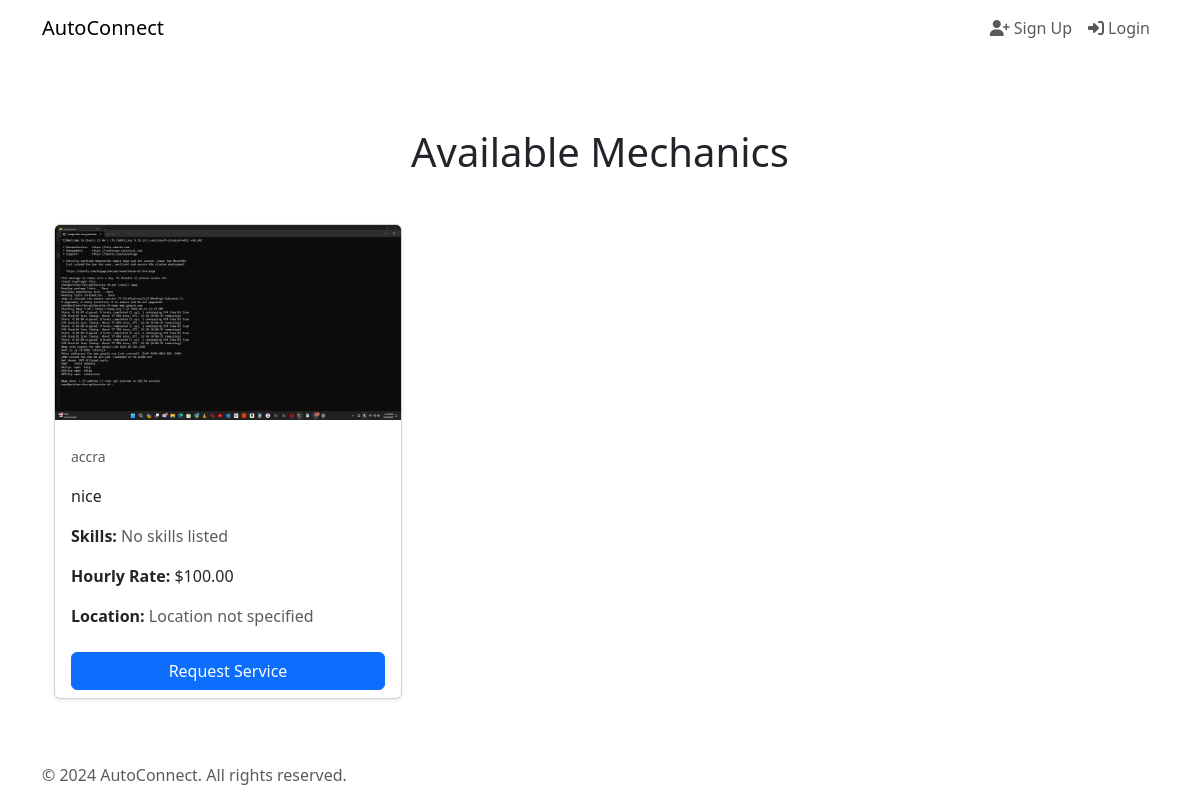
Before: /mechanics/ with the older database file.
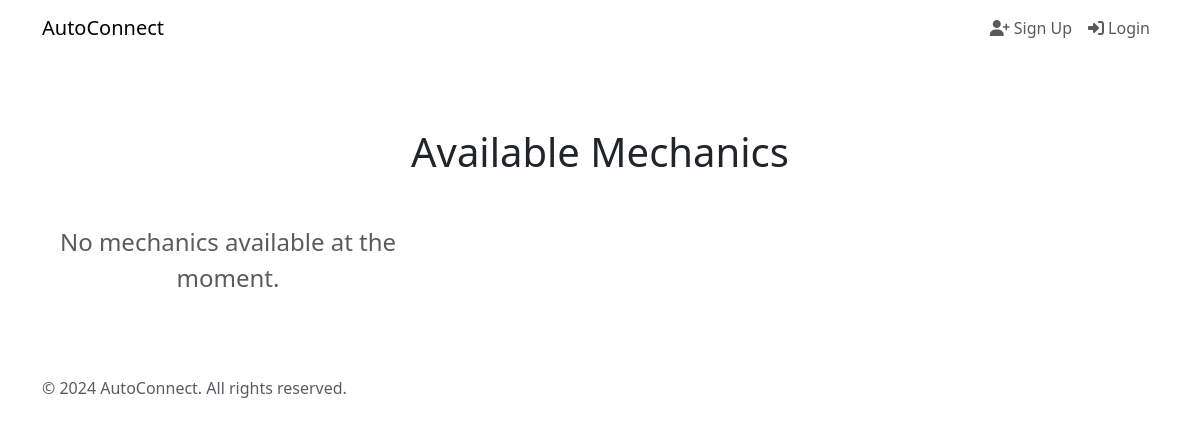
After: the same page with the newer database file.
### api/models.py (models this page shows, shortened)
class Profile(models.Model):
    user = models.OneToOneField(
        User, on_delete=models.CASCADE, related_name="profile")
    profile_image = models.ImageField(
        upload_to="profile-images", blank=True, null=True)
    city = models.CharField(max_length=100, blank=True, null=True)
    location = LocationField(map_attrs={"placeholder": "Pick your location"})
    bio = models.TextField(blank=True, null=True)
    USER_TYPES = (('dr', 'Driver'), ('me', 'Mechanic'))
    user_type = models.CharField(
        max_length=20, choices=USER_TYPES, default='driver')
    hourly_rate = models.DecimalField(
        max_digits=6, decimal_places=2, null=True, blank=True)
    telephone_number = models.CharField(max_length=15, blank=True, null=True)
    skills = models.ManyToManyField(Skill, blank=True)
    is_profile_complete = models.BooleanField(default=False)
    date_joined = models.DateTimeField(auto_now_add=True)

### api/views.py (the view)
# urls.py: path('mechanics/', mechanic_list_view, name='mechanic_list'),
def mechanic_list_view(request):
    mechanics = Profile.objects.filter(user_type='me')
    return render(request, 'mechanic_list.html', {'mechanics': mechanics, 'mapbox_token': settings.MAPBOX_KEY})

### api/templates/mechanic_list.html (shortened to what this page needs)
{% extends 'base.html' %}
{% block content %}
<div class="container py-5">
    <h1 class="text-center mb-5">Available Mechanics</h1>
    <div class="row row-cols-1 row-cols-md-2 row-cols-lg-3 g-4">
        {% for mechanic in mechanics %}
            <div class="col">
                <div class="card h-100 shadow-sm">
                    {% if mechanic.profile_image %}
                        <img src="{{ mechanic.profile_image.url }}" class="card-img-top" alt="{{ mechanic.user.username }}">
                    {% else %}
                        <img src="https://via.placeholder.com/300x200?text=No+Image" class="card-img-top" alt="No Image">
                    {% endif %}
                    <div class="card-body">
                        <p class="card-text"><small class="text-muted">{{ mechanic.city }}</small></p>
                        <p class="card-text">{{ mechanic.bio|truncatechars:100 }}</p>
                        <p class="card-text">
                            <strong>Skills:</strong>
                            {% for skill in mechanic.skills.all %}
                                <span class="badge bg-secondary">{{ skill.name }}</span>
                            {% empty %}
                                <span class="text-muted">No skills listed</span>
                            {% endfor %}
                        </p>
                        <p class="card-text"><strong>Hourly Rate:</strong> ${{ mechanic.hourly_rate|floatformat:2 }}</p>
                        <p class="card-text">
                            <strong>Location:</strong>
                            {% if mechanic.location %}
                                <button class="btn btn-sm btn-outline-primary" onclick="console.log('Button clicked'); showMap('map-{{ mechanic.id }}', {{ mechanic.location.latitude }}, {{ mechanic.location.longitude }})">View on Map</button>
                                <div id="map-{{ mechanic.id }}" style="width: 100%; height: 200px; margin-top: 10px; border: 1px solid red; display: none;"></div>
                            {% else %}
                                <span class="text-muted">Location not specified</span>
                            {% endif %}
                        </p>
                    </div>
                    <div class="card-footer bg-transparent border-0">
                        <a href="{% url 'order_mechanic' mechanic.user.id %}" class="btn btn-primary w-100">Request Service</a>
                    </div>
                </div>
            </div>
        {% empty %}
            <div class="col-12">
                <p class="text-center fs-4 text-muted">No mechanics available at the moment.</p>
            </div>
        {% endfor %}
    </div>
</div>
<link href='https://api.mapbox.com/mapbox-gl-js/v2.9.1/mapbox-gl.css' rel='stylesheet' />
{% endblock %}

Changed rows visible on the page:
no longer on this page (row edited): Profile: profile_image (picture), city "accra", bio "nice", hourly_rate "100.00", location "Location not specified"
Other visible differences:
text now shown: "No mechanics available at the moment."
